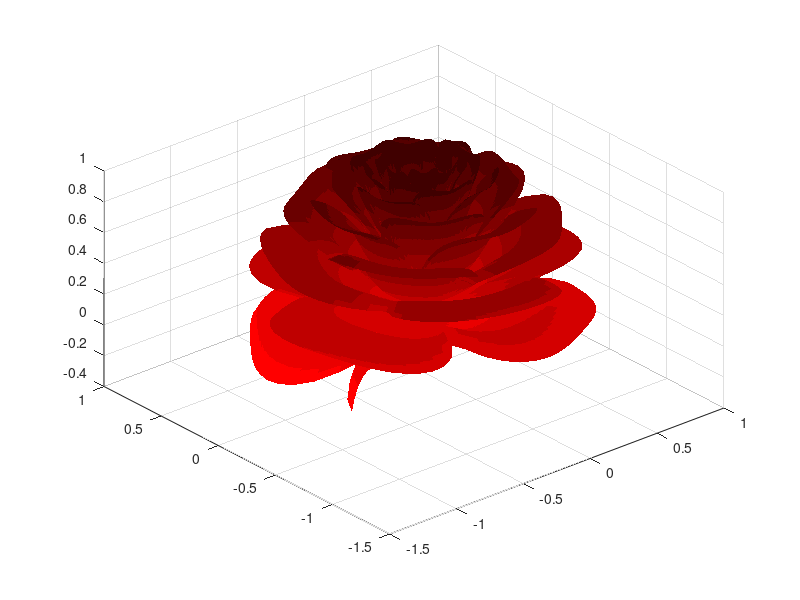

MATLAB code for this plot:
n = 800;
A = 1.995653;
B = 1.27689;
C = 8;
r=linspace(0,1,n);
theta=linspace(-2,20*pi,n);
[R,THETA]=ndgrid(r,theta);

petalNum=3.6;
x = 1 - (1/2)*((5/4)*(1 - mod(petalNum*THETA, 2*pi)/pi).^2 - 1/4).^2;
phi = (pi/2)*exp(-THETA/(C*pi));
y = A*(R.^2).*(B*R - 1).^2.*sin(phi);
R2 = x.*(R.*sin(phi) + y.*cos(phi));
X=R2.*sin(THETA);
Y=R2.*cos(THETA);
Z=x.*(R.*cos(phi)-y.*sin(phi));

red_map=linspace(1,0.25,10)';
red_map(:,2)=0;
red_map(:,3)=0;
clf
surf(X,Y,Z,'LineStyle','none')
view([-40.50 42.00])
colormap(red_map)